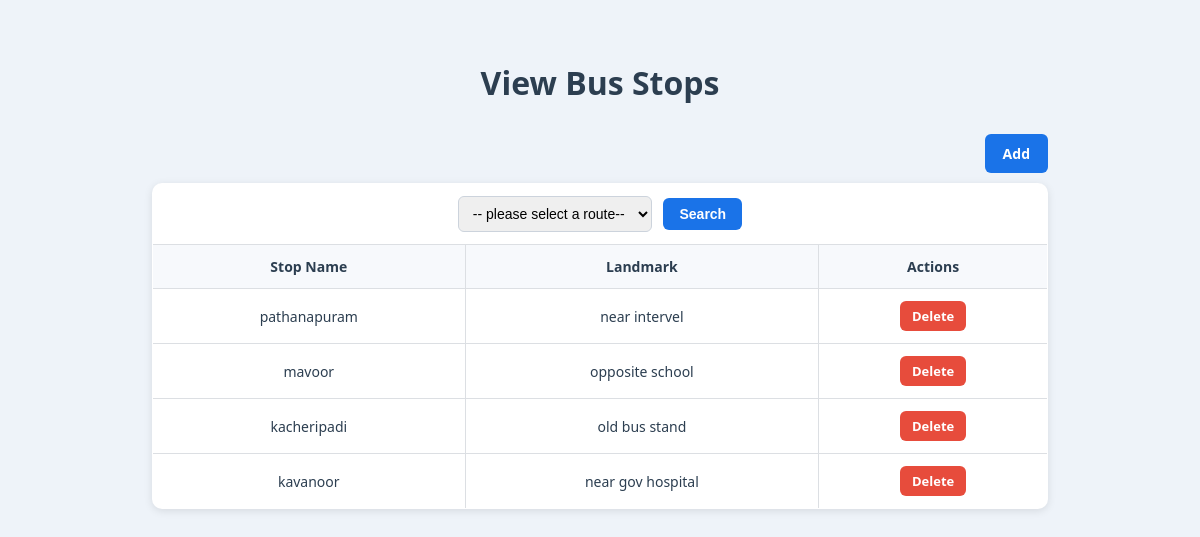
The app's page /ViewBusStop, older data.
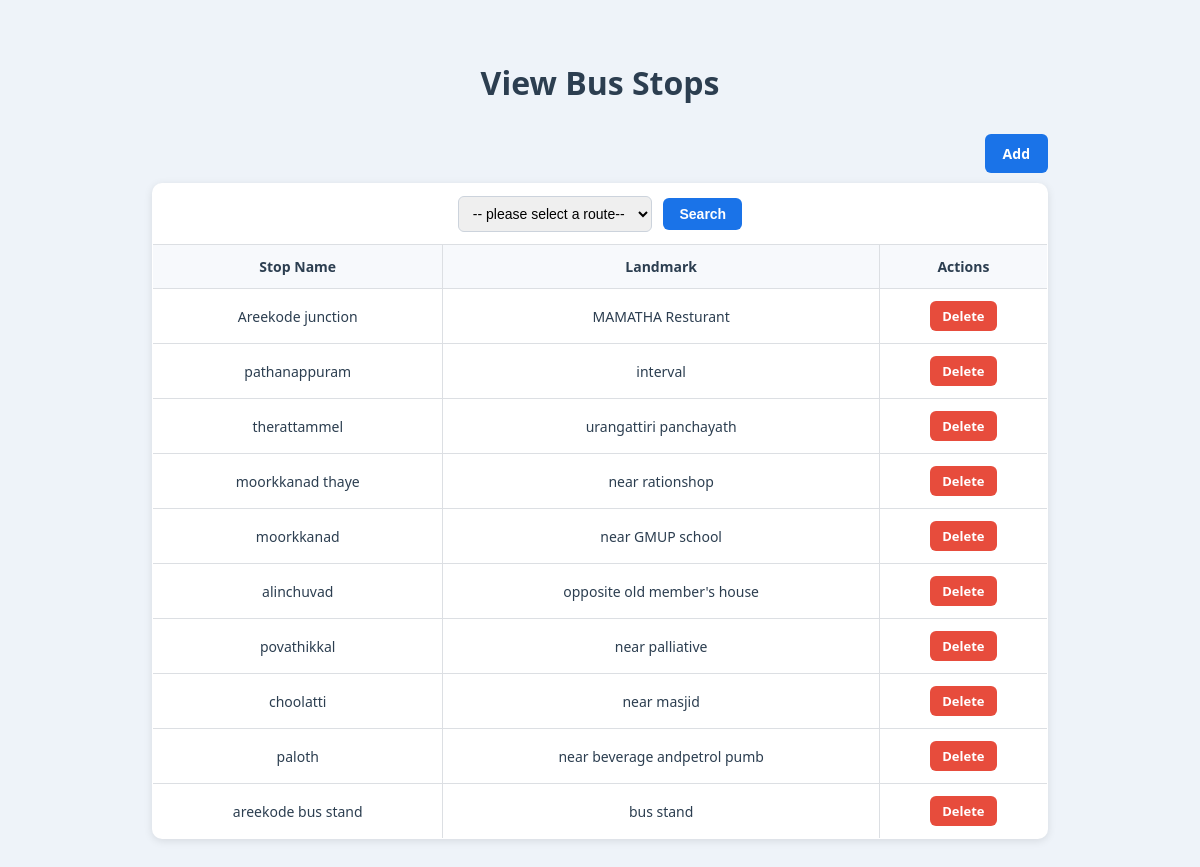
The same page, newer data.
### BuzbeeApp/models.py (models this page shows)
class BusStopTable(models.Model):
    Stop_name = models.CharField(max_length=30,blank=True,null=True)
    Landmark = models.CharField(max_length=30,blank=True,null=True)
    Photo = models.FileField('busstoppic/',blank=True,null=True)
    BUSROUTE = models.ForeignKey(BusRouteTable, on_delete=models.CASCADE,blank=True,null=True)

### BuzbeeApp/views.py (the view)
# urls.py: path('ViewBusStop',ViewBusStop.as_view(),name="ViewBusStop"),
class ViewBusStop(View):
    def get(self,request):
        obj=BusStopTable.objects.all()
        obj1 = BusRouteTable.objects.all()
        return render(request,"administration/viewbusstop.html", {'val':obj,'val1':obj1})

### templates/administration/viewbusstop.html (shortened to what this page needs)
<!DOCTYPE html>
<html lang="en">
<head>
</head>
<body>
  <h1>View Bus Stops</h1>
  <div class="table-container">
    <div class="table-header">
      <a href="/AddBusStop" class="btn-add">Add</a>
    </div>
    <table>
      <tr>
        <td colspan="3">
          <form method="post" action="/SearchStop">
            <select name="route_id">
              <option value="0">-- please select a route--</option>
            </select>
            <input type="submit" value="Search" class="btn-search">
          </form>
        </td>
      </tr>
      <tr>
        <th>Stop Name</th>
        <th>Landmark</th>
        <th>Actions</th>
      </tr>
      {% for i in val %}
      <tr>
        <td>{{i.Stop_name}}</td>
        <td>{{i.Landmark}}</td>
        <td>
          <a href="DeleteBusStop/{{ i.id }}" class="btn btn-delete">Delete</a>
        </td>
      </tr>
      {% endfor %}
    </table>
  </div>
</body>
</html>

Row changes from the older to the newer data that the page shows:
removed BusStopTable: Stop_name "pathanapuram", Landmark "near intervel"
removed BusStopTable: Stop_name "mavoor", Landmark "opposite school"
removed BusStopTable: Stop_name "kacheripadi", Landmark "old bus stand"
removed BusStopTable: Stop_name "kavanoor", Landmark "near gov hospital"
added BusStopTable: Stop_name "Areekode junction", Landmark "MAMATHA Resturant"
added BusStopTable: Stop_name "pathanappuram", Landmark "interval"
added BusStopTable: Stop_name "therattammel", Landmark "urangattiri panchayath"
added BusStopTable: Stop_name "moorkkanad thaye", Landmark "near rationshop"
added BusStopTable: Stop_name "moorkkanad", Landmark "near GMUP school"
added BusStopTable: Stop_name "alinchuvad", Landmark "opposite old member's house"
added BusStopTable: Stop_name "povathikkal", Landmark "near palliative"
added BusStopTable: Stop_name "choolatti", Landmark "near masjid"
added BusStopTable: Stop_name "paloth", Landmark "near beverage andpetrol pumb"
added BusStopTable: Stop_name "areekode bus stand", Landmark "bus stand"
